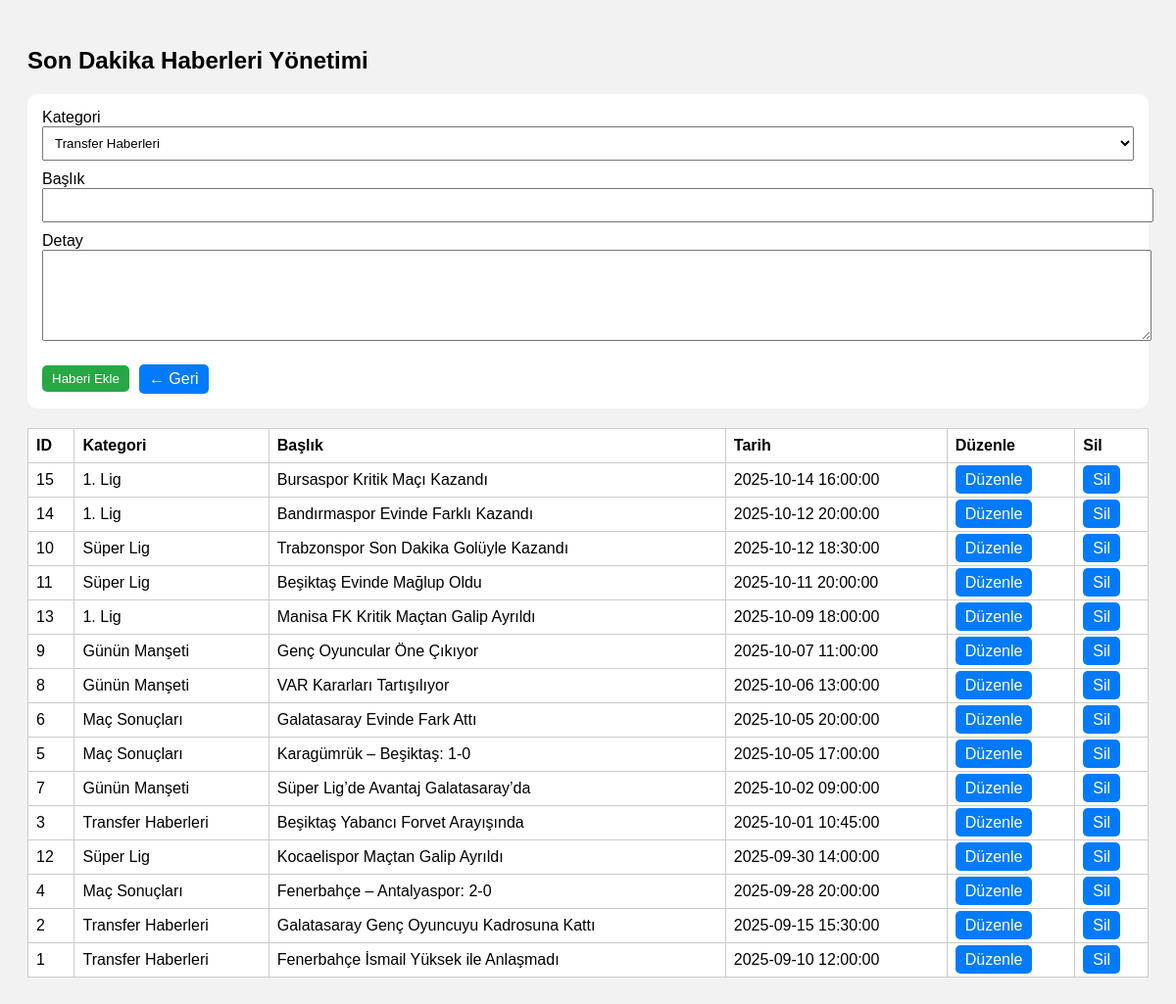
The app's page /admin-panel/son-dakika-haberleri.php with its own data.
### tables this page shows
CREATE TABLE `son_dakika_haberleri` (
  `id` int(11) NOT NULL,
  `kategori` varchar(100) NOT NULL,
  `baslik` varchar(255) NOT NULL,
  `detay` text NOT NULL,
  `tarih` datetime DEFAULT current_timestamp()
);

### admin-panel/son-dakika-haberleri.php (the view, shortened to what this page needs)
<?php
require '../db.php';
$editHaber = null;
$haberler = $conn->query("SELECT * FROM son_dakika_haberleri ORDER BY tarih DESC");
?>
<!DOCTYPE html>
<html lang="tr">
<head>
</head>
<body>
<h2>Son Dakika Haberleri Yönetimi</h2>
<form method="post">
  <label>Kategori</label>
  <select name="kategori" required>
    <?php
      $kategoriler = ["Transfer Haberleri","Maç Sonuçları","Günün Manşeti","Süper Lig","1. Lig"];
      foreach($kategoriler as $k):
        $selected = ($editHaber['kategori'] ?? '') === $k ? 'selected' : '';
        echo "<option value='$k' $selected>$k</option>";
      endforeach;
    ?>
  </select>
  <label>Başlık</label>
  <input type="text" name="baslik" required value="<?= htmlspecialchars($editHaber['baslik'] ?? '') ?>">
  <label>Detay</label>
  <textarea name="detay" rows="5" required><?= htmlspecialchars($editHaber['detay'] ?? '') ?></textarea>
  <div>
    <?php if ($editHaber): ?>
        <button type="submit" name="duzenle">Haberi Güncelle</button>
    <?php else: ?>
        <button type="submit" name="ekle">Haberi Ekle</button>
    <?php endif; ?>
    <a class="btn" href="admin-panel.php">← Geri</a>
  </div>
</form>
<table>
  <tr>
    <th>ID</th>
    <th>Kategori</th>
    <th>Başlık</th>
    <th>Tarih</th>
    <th>Düzenle</th>
    <th>Sil</th>
  </tr>
  <?php while($h = $haberler->fetch_assoc()): ?>
  <tr>
    <td><?= $h['id'] ?></td>
    <td><?= htmlspecialchars($h['kategori']) ?></td>
    <td><?= htmlspecialchars($h['baslik']) ?></td>
    <td><?= $h['tarih'] ?></td>
    <td><a class="btn" href="?duzenle=<?= $h['id'] ?>">Düzenle</a></td>
    <td><a class="btn" href="?sil=<?= $h['id'] ?>" onclick="return confirm('Silmek istiyor musun?')">Sil</a></td>
  </tr>
  <?php endwhile; ?>
</table>
</body>
</html>

### admin-panel/son-dakika-haberleri.php (style rules this page uses)
body { font-family: Arial; padding: 20px; background: #f2f2f2; }
form { background: #fff; padding: 15px; border-radius: 10px; margin-bottom: 20px; }
input, textarea, select { width: 100%; margin-bottom: 10px; padding: 8px; }
table { width: 100%; background: #fff; border-collapse: collapse; }
th, td { border: 1px solid #ccc; padding: 8px; text-align: left; }
a.btn { background: #007bff; color: #fff; padding: 6px 10px; text-decoration: none; border-radius: 5px; }
button { background: #28a745; color: #fff; padding: 6px 10px; border: none; border-radius: 5px; cursor: pointer; }
form div { display: flex; gap: 10px; align-items: center; margin-top: 10px; }

### records on screen
son_dakika_haberleri: id "15", kategori "1. Lig", baslik "Bursaspor Kritik Maçı Kazandı", tarih "2025-10-14 16:00:00"
son_dakika_haberleri: id "14", kategori "1. Lig", baslik "Bandırmaspor Evinde Farklı Kazandı", tarih "2025-10-12 20:00:00"
son_dakika_haberleri: id "10", kategori "Süper Lig", baslik "Trabzonspor Son Dakika Golüyle Kazandı", tarih "2025-10-12 18:30:00"
son_dakika_haberleri: id "11", kategori "Süper Lig", baslik "Beşiktaş Evinde Mağlup Oldu", tarih "2025-10-11 20:00:00"
son_dakika_haberleri: id "13", kategori "1. Lig", baslik "Manisa FK Kritik Maçtan Galip Ayrıldı", tarih "2025-10-09 18:00:00"
son_dakika_haberleri: id "9", kategori "Günün Manşeti", baslik "Genç Oyuncular Öne Çıkıyor", tarih "2025-10-07 11:00:00"
son_dakika_haberleri: id "8", kategori "Günün Manşeti", baslik "VAR Kararları Tartışılıyor", tarih "2025-10-06 13:00:00"
son_dakika_haberleri: id "6", kategori "Maç Sonuçları", baslik "Galatasaray Evinde Fark Attı", tarih "2025-10-05 20:00:00"
son_dakika_haberleri: id "5", kategori "Maç Sonuçları", baslik "Karagümrük – Beşiktaş: 1-0", tarih "2025-10-05 17:00:00"
son_dakika_haberleri: id "7", kategori "Günün Manşeti", baslik "Süper Lig’de Avantaj Galatasaray’da", tarih "2025-10-02 09:00:00"
son_dakika_haberleri: id "3", kategori "Transfer Haberleri", baslik "Beşiktaş Yabancı Forvet Arayışında", tarih "2025-10-01 10:45:00"
son_dakika_haberleri: id "12", kategori "Süper Lig", baslik "Kocaelispor Maçtan Galip Ayrıldı", tarih "2025-09-30 14:00:00"
son_dakika_haberleri: id "4", kategori "Maç Sonuçları", baslik "Fenerbahçe – Antalyaspor: 2-0", tarih "2025-09-28 20:00:00"
son_dakika_haberleri: id "2", kategori "Transfer Haberleri", baslik "Galatasaray Genç Oyuncuyu Kadrosuna Kattı", tarih "2025-09-15 15:30:00"
son_dakika_haberleri: id "1", kategori "Transfer Haberleri", baslik "Fenerbahçe İsmail Yüksek ile Anlaşmadı", tarih "2025-09-10 12:00:00"

### other values on screen
form field kategori "Transfer Haberleri"
